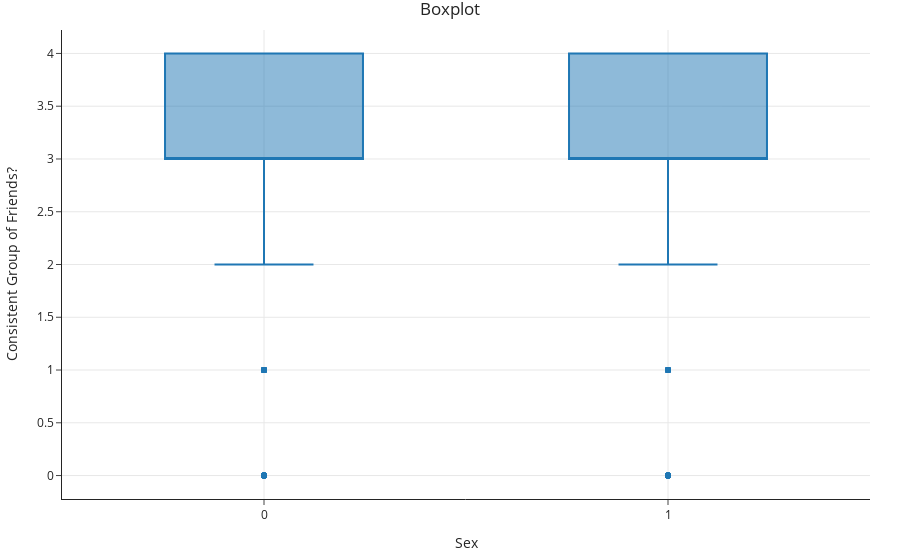

Write notebook code for a chart like this one.
### Code cell
fig = px.box(df23, x = "SEX", y = "USLLY_FRNDS", title = "Boxplot", labels = {"SEX": "Sex", "USLLY_FRNDS": "Consistent Group of Friends?"})
fig.show()

### Figure 1 — Plotly figure (JSON) as saved in the notebook; plotly's stock layout.template omitted (floating-point values rounded to 4 significant figures; data arrays with more than 128 entries replaced by an {"elided": "..."} marker saying what was removed)
{"data": [{"alignmentgroup": "True", "hovertemplate": "Sex=%{x}<br>Consistent Group of Friends?=%{y}<extra></extra>", "legendgroup": "", "marker": {"color": "#1F77B4"}, "name": "", "notched": false, "offsetgroup": "", "orientation": "v", "showlegend": false, "type": "box", "x": {"elided": "656 int values"}, "x0": " ", "xaxis": "x", "y": {"elided": "656 int values"}, "y0": " ", "yaxis": "y"}], "layout": {"boxmode": "group", "legend": {"tracegroupgap": 0}, "title": {"text": "Boxplot"}, "xaxis": {"anchor": "y", "domain": [0, 1], "title": {"text": "Sex"}}, "yaxis": {"anchor": "x", "domain": [0, 1], "title": {"text": "Consistent Group of Friends?"}}}}
